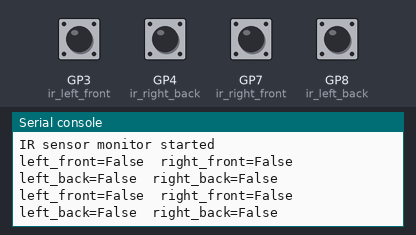
A program run on a simulated Raspberry Pi Pico running MicroPython. On the bench: the last lines printed to the serial console. The inputs (shaded band) are chosen by the test bench; at power-on: GP3 (ir_left_front), GP4 (ir_right_back), GP7 (ir_right_front), GP8 (ir_left_back) HIGH. The clock reads 2024-03-15 10:24:30 at power-on unless the program sets it. At 10.0 s the program stops and its outputs stay as they are.

Above: at 1.2 s.
1.3 s: GP3 (ir_left_front) pulled LOW for 0.15 s
At 1.46 s:
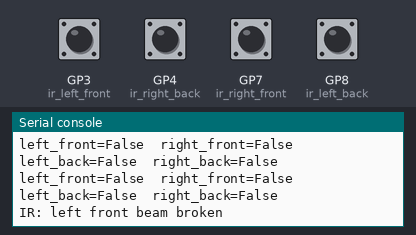
2.9 s: GP4 (ir_right_back) pulled LOW for 0.15 s
At 3.4 s:
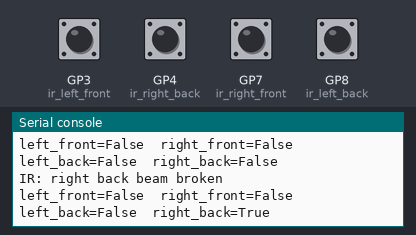
4.5 s: GP7 (ir_right_front) pulled LOW for 0.15 s
At 4.82 s:
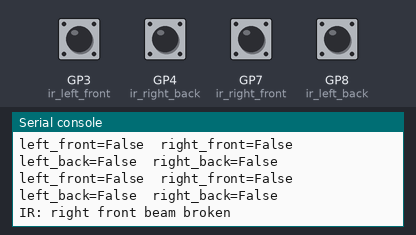
6.1 s: GP8 (ir_left_back) pulled LOW for 0.15 s
At 6.37 s:
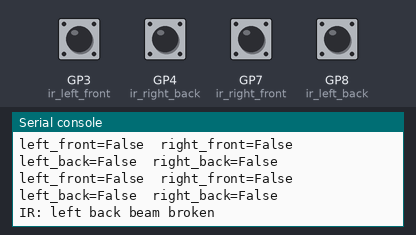

Measured:
- after the input at 1.3 s, the serial console: prints a new line at once (image 1)
- after the input at 2.9 s, the serial console: prints a new line at once (image 2)
- after the input at 4.5 s, the serial console: prints a new line at once (image 3)
- after the input at 6.1 s, the serial console: prints a new line at once (image 4)

The program:

payload_sensor.py
```python
from machine import Pin
import time
import uasyncio as asyncio

# -------------------------
# IR sensor setup
# -------------------------
ir_left_front  = Pin(3, Pin.IN, Pin.PULL_UP)   # left front
ir_right_front = Pin(7, Pin.IN, Pin.PULL_UP)   # right front
ir_left_back   = Pin(8, Pin.IN, Pin.PULL_UP)   # left back
ir_right_back  = Pin(4, Pin.IN, Pin.PULL_UP)   # right back

print("IR sensors initialized (left_front: pin 3, right_front: pin 7, left_back: pin 4, right_back: pin 8)")

# -------------------------
# Cached state (updated by monitor)
# -------------------------
_state = {
    "left_front":  False,
    "right_front": False,
    "left_back":   False,
    "right_back":  False,
    "timestamp":   0
}

# -------------------------
# Background monitor loop
# -------------------------
async def monitor():
    print("IR sensor monitor started")
    while True:
        left_front  = ir_left_front.value() == 0
        right_front = ir_right_front.value() == 0
        left_back   = ir_left_back.value() == 0
        right_back  = ir_right_back.value() == 0

        # Log only on rising edge (beam just broken)
        if left_front  and not _state["left_front"]:
            print("IR: left front beam broken")
        if right_front and not _state["right_front"]:
            print("IR: right front beam broken")
        if left_back   and not _state["left_back"]:
            print("IR: left back beam broken")
        if right_back  and not _state["right_back"]:
            print("IR: right back beam broken")

        _state["left_front"]  = left_front
        _state["right_front"] = right_front
        _state["left_back"]   = left_back
        _state["right_back"]  = right_back
        _state["timestamp"]   = time.time()

        await asyncio.sleep_ms(50)

# -------------------------
# State accessor for API
# -------------------------
def get_state():
    return dict(_state)

# -------------------------
# Self-test (run directly)
# -------------------------
if __name__ == "__main__":
    async def _self_test():
        print("=== IR Sensor Self-Test ===")
        asyncio.create_task(monitor())
        for _ in range(20):
            await asyncio.sleep_ms(500)
            s = get_state()
            print("left_front={}  right_front={}  left_back={}  right_back={}".format(
                s["left_front"], s["right_front"], s["left_back"], s["right_back"]
            ))
        print("=== Self-Test Complete ===")

    asyncio.run(_self_test())
```
